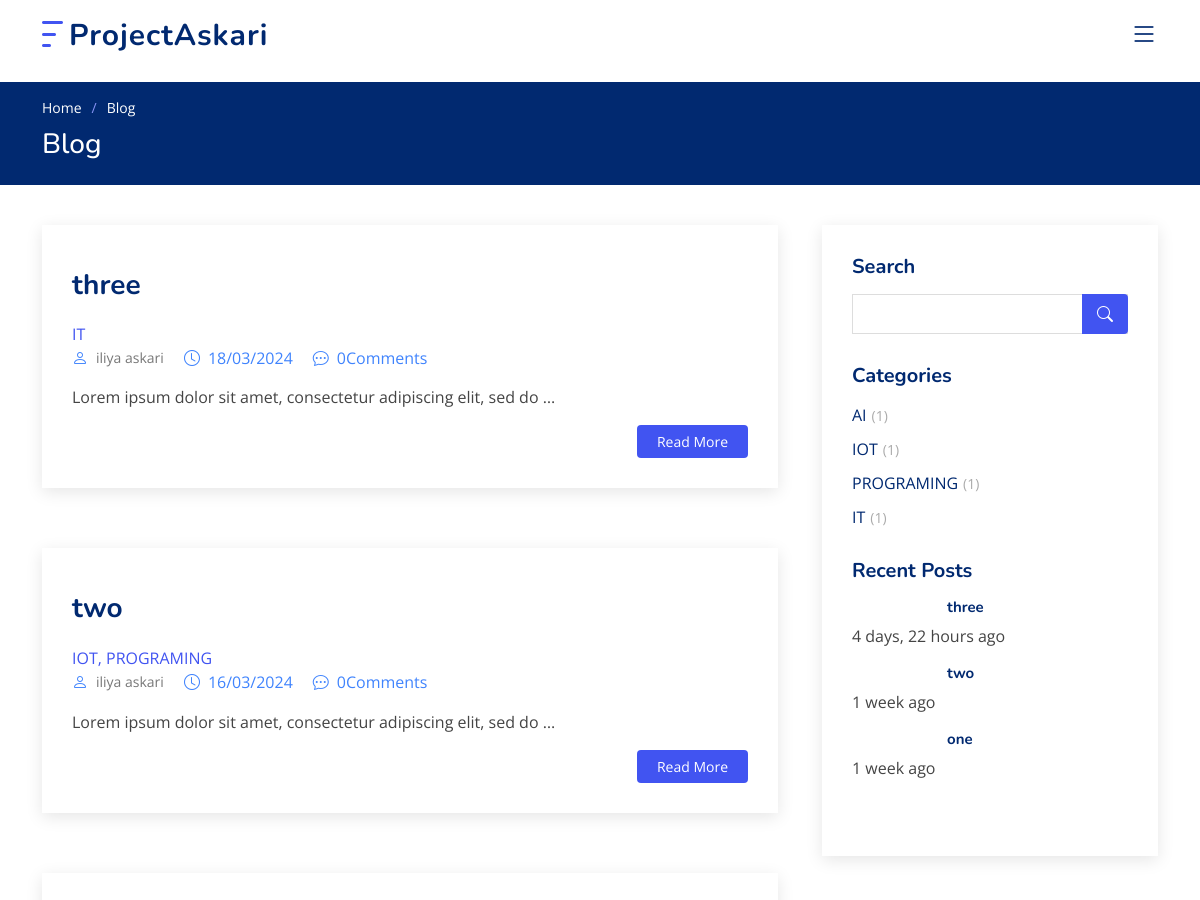
The page /blog/ (upper part) on the database as committed earlier.
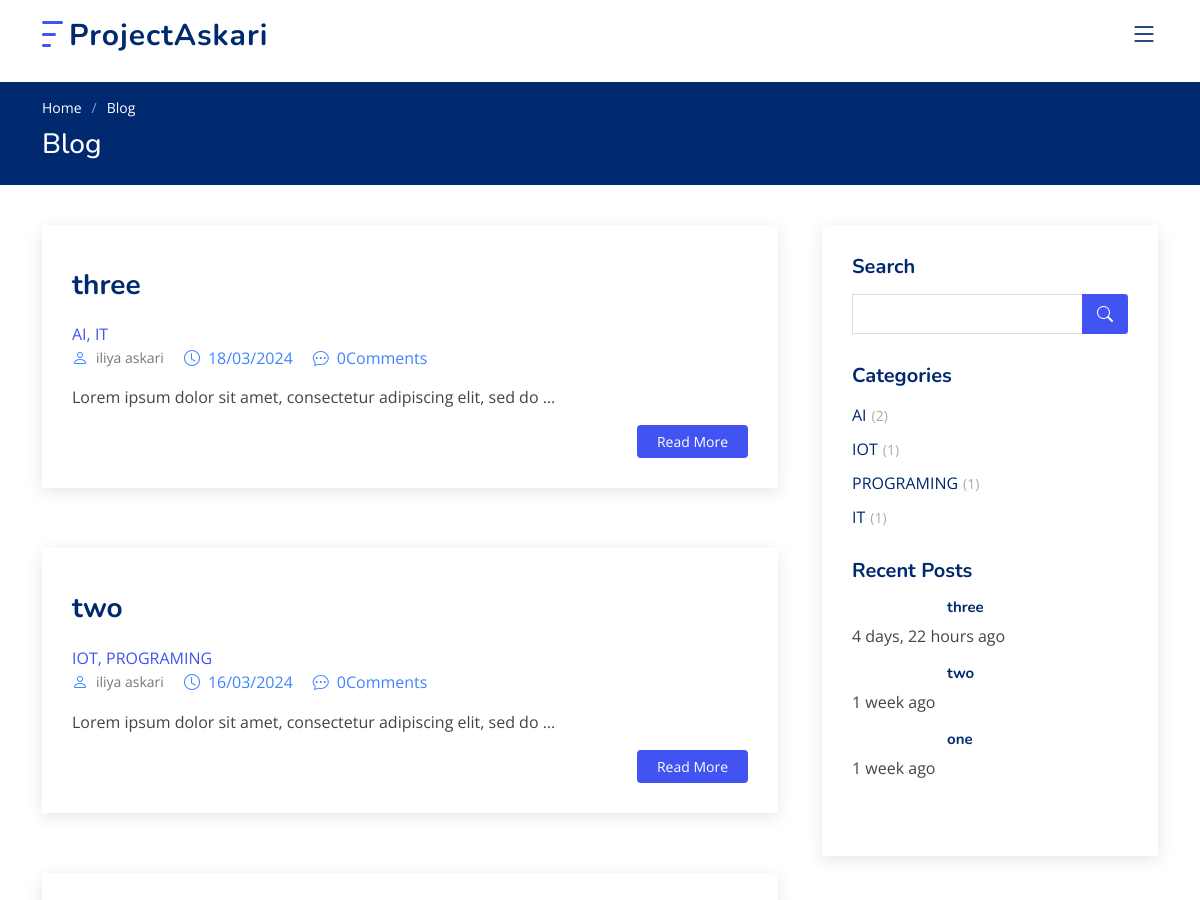
The same page on the database as committed later.
### blog/models.py (models this page shows, shortened)
class Post(models.Model):
    image = models.ImageField(upload_to='blog/' , default='blog-1.jpg')
    title = models.CharField(max_length=255)
    author = models.ForeignKey(User, on_delete=models.SET_NULL , null=True)
    content = models.TextField()
    tag = TaggableManager()
    category = models.ManyToManyField(Category)
    counted_views = models.IntegerField(default=0)
    status = models.BooleanField(default=False)
    login_required = models.BooleanField(default=False)
    published_date = models.DateTimeField(null=True)
    created_date = models.DateTimeField(auto_now_add=True)
    uptodate = models.DateTimeField(auto_now=True)
    class Meta:
        ordering=['-created_date']

class Category(models.Model):
    name = models.CharField(max_length=255)

### blog/views.py (the view)
# urls.py: path('',blog_home,name='home'),
def blog_home(request , **kwargs):
    currnt_time = timezone.now()
    posts = Post.objects.filter(published_date__lte = currnt_time , status = 1)
    if kwargs.get('cat_name') != None:
        posts = posts.filter(category__name = kwargs['cat_name'])
    if kwargs.get('tag_name') != None:
        posts=posts.filter(tag__name__in=[kwargs['tag_name']])
    if kwargs.get('author_username') != None:
        posts = posts.filter(author__username =kwargs['author_username'])
    posts = Paginator( posts, 3)
    try :
        page_number = request.GET.get('page')
        posts = posts.get_page(page_number)
    except PageNotAnInteger:
        posts = posts.get_page(1)
    except EmptyPage :
        posts = posts.get_page(1)
    context = {'posts':posts }
    return render(request, 'blog/blog-home.html' , context)

### blog/templatetags/blog_tags.py (called while the page is built)
@register.inclusion_tag('blog/blog-caregories.html')
def postcategotys():
   currnt_time=timezone.now()
   posts = Post.objects.filter(status=1)
   categories = Category.objects.all()
   cat_dict = {}
   for category in categories:
      if posts.filter(category=category).exists():
         cat_dict[category.name] = posts.filter(category=category).count()
   return {'categories': cat_dict}

@register.inclusion_tag('blog/blog-recent-post.html')
def lastposts(arg=5):
    currnt_time=timezone.now()
    posts=Post.objects.filter(status=1 , published_date__lte=currnt_time).order_by('-published_date')[:arg]
    return {'posts':posts}

### templates/blog/blog-home.html (shortened to what this page needs)
{% extends "base.html" %}
{% load static %}
{% load blog_tags %}
{% block body %}
<main id="main">
  <section class="breadcrumbs">
    <div class="container">
      <ol>
        <li><a href="{% url 'web:index' %}">Home</a></li>
        <li>Blog</li>
      </ol>
      <h2>Blog</h2>
    </div>
  </section>
  <section id="blog" class="blog">
    <div class="container" data-aos="fade-up">
      <div class="row">
        <div class="col-lg-8 entries">
          {% for post in posts %}
          <article class="entry">
            <div class="entry-img">
            </div>
            <h2 class="entry-title">
              <a href="{% url 'blog:single'  pid=post.id%}">{{post.title}}</a>
            </h2>
            {% for cat in post.category.all %}
                <a href="{% url 'blog:category' cat_name=cat.name %}">{{cat.name}}{% if not forloop.last %},{% endif %}</a>
              {% endfor %}
            <div class="entry-meta">
              <ul>
                <li class="d-flex align-items-center"><i class="bi bi-person"></i> <a href="{% url 'blog:author' author_username=post.author.username %}">{{post.author.get_full_name}}</a></li>
                <li class="d-flex align-items-center"><i class="bi bi-clock"></i><time datetime="2020-01-01">{{post.published_date|date:"d/m/Y"}}</time></li>
                <li class="d-flex align-items-center"><i class="bi bi-chat-dots"></i>{{posts.comments|length}}Comments</a></li>
              </ul>
            </div>
            <div class="entry-content">
              <p>
                {{post.content|safe|truncatewords:10}}
              </p>
              <div class="read-more">
                <a href="{% url 'blog:single'  pid=post.id%}">Read More</a>
              </div>
            </div>
          </article>
          {% endfor %}
        </div>
        <div class="col-lg-4">
          <div class="sidebar">
            {% include 'blog/blog-search.html' %}
            {% postcategotys %}
            {% lastposts %}
          </div>
        </div>
      </div>
    </div>
  </section>
</main>
{% endblock %}

### templates/blog/blog-caregories.html
{% load static %}
{% load blog_tags %}
<h3 class="sidebar-title">Categories</h3>
<div class="sidebar-item categories">
  <ul>
    {% for name,count in categories.items %}
        <li><a href="{% url 'blog:category' cat_name=name %}">{{name}}<span>({{count}})</span></a></li>
        {% endfor %}
  </ul>
</div>

### templates/blog/blog-recent-post.html (shortened to what this page needs)
{% load static %}
{% load humanize %}
{% load blog_tags %}
<h3 class="sidebar-title">Recent Posts</h3>
            <div class="sidebar-item recent-posts">
              {% for post in posts %}
              <div class="post-item clearfix">
                <h4><a href="{% url 'blog:single'  pid=post.id %}">{{post.title}}</a></h4>
                <p>{{post.published_date|naturaltime}}</p>
                {% endfor %}
              </div>
            </div>

Rows that differ between the two databases and show on the page:
changed Post "three": gains Category (name "AI", categories "AI")
Other text that changed with them:
new list line: "AI"
new list line: "( 2 )"
list line gone: "AI"
list line gone: "( 1 )"
